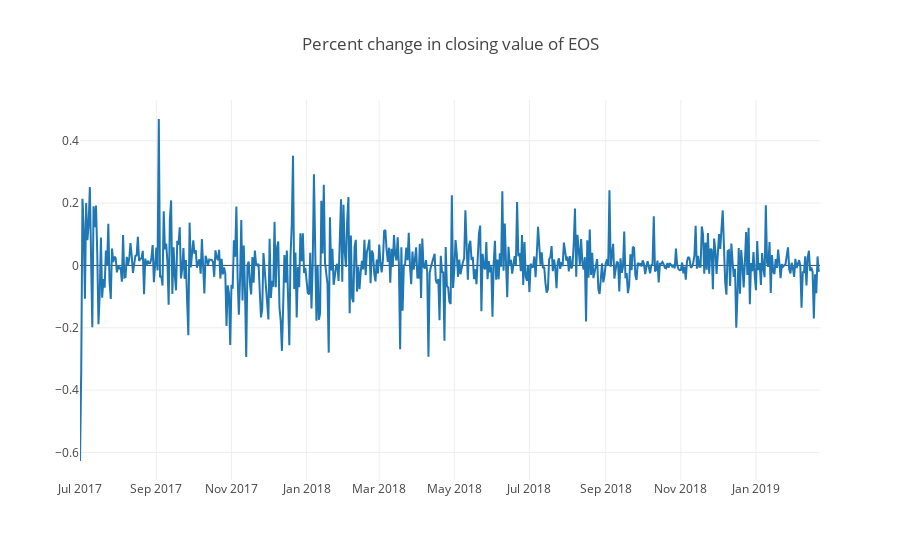

The cell this chart's notebook holds for it:
### Code cell
data = [go.Scatter(
          x=df['date'].where(df['Currency'] == 'EOS'),
          y=df['pct_change'].where(df['Currency'] == 'EOS')
)]
layout = dict(
    title = "Percent change in closing value of EOS"
)
fig = dict(data=data, layout=layout)
py.iplot(fig)

### Figure 1 — Plotly figure (JSON) as saved in the notebook; plotly's stock layout.template omitted (floating-point values rounded to 4 significant figures; data arrays with more than 128 entries replaced by an {"elided": "..."} marker saying what was removed)
{"data": [{"type": "scatter", "uid": "1185356c-1702-4840-9a2b-f849d0d0685d", "x": {"elided": "1744 str values"}, "y": {"elided": "1744 float values"}}], "layout": {"title": {"text": "Percent change in closing value of EOS"}}}
